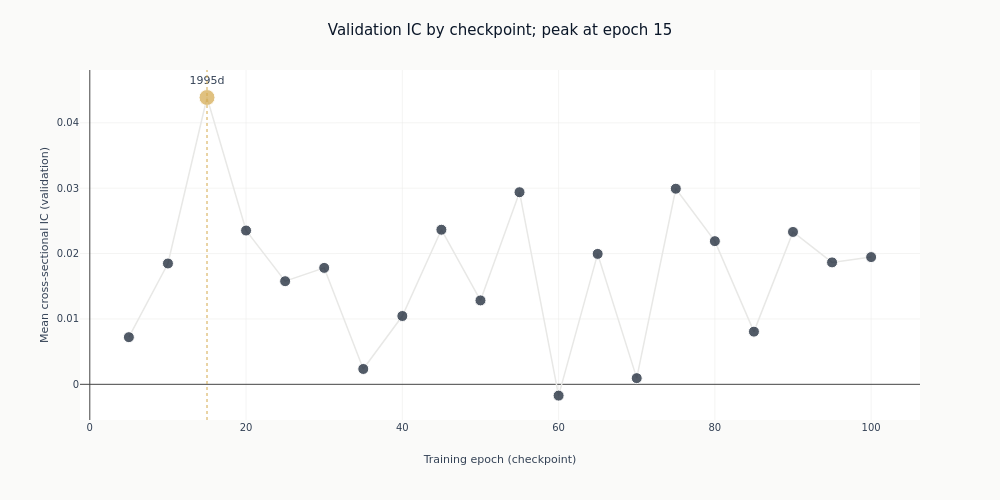

Notebook code cell kept with this figure:
### Markdown cell above
## 6. The learning curve

Validation IC at each epoch checkpoint. The peak is amber; any checkpoint left unpublished
for partial coverage is copper. A curve that rises and then falls is the model fitting and then
overfitting the validation folds; a flat one says the epoch count was never the binding choice.

### Code cell
_epochs = checkpoints["checkpoint_value"].cast(pl.Int64).to_list()
_ics = checkpoints["ic_mean_daily"].to_list()
_days = checkpoints["ic_n_days"].to_list()
_colors = [
    COLORS["amber"]
    if epoch == PEAK_EPOCH
    else (COLORS["copper"] if epoch in partial_epochs else COLORS["blue"])
    for epoch in _epochs
]
fig_lc = go.Figure(
    go.Scatter(
        x=_epochs,
        y=_ics,
        mode="lines+markers+text",
        line=dict(color=COLORS["silver_muted"], width=1.5),
        marker=dict(
            color=_colors,
            size=[16 if epoch == PEAK_EPOCH else 11 for epoch in _epochs],
            line=dict(color="white", width=1),
        ),
        text=[
            f"{days:.0f}d" if epoch == PEAK_EPOCH or days < FULL_DAYS else ""
            for epoch, days in zip(_epochs, _days, strict=True)
        ],
        textposition="top center",
        showlegend=False,
    )
)
fig_lc.add_vline(x=PEAK_EPOCH, line=dict(color=COLORS["amber"], width=1, dash="dot"))
fig_lc.update_layout(
    title=(
        f"Validation IC by checkpoint; peak at epoch {PEAK_EPOCH}"
        + (f", partial epochs {partial_epochs} excluded" if partial_epochs else "")
    ),
    height=500,
    width=1000,
    margin=dict(t=70),
    title_font=dict(size=15),
)
fig_lc.update_xaxes(title_text="Training epoch (checkpoint)")
fig_lc.update_yaxes(title_text="Mean cross-sectional IC (validation)")
fig_lc.show()

### Figure 1 — Plotly figure (JSON) as saved in the notebook; plotly's stock layout.template omitted (floating-point values rounded to 4 significant figures)
{"data": [{"line": {"color": "#e8e8e6", "width": 1.5}, "marker": {"color": ["#0a1628", "#0a1628", "#D4A84B", "#0a1628", "#0a1628", "#0a1628", "#0a1628", "#0a1628", "#0a1628", "#0a1628", "#0a1628", "#0a1628", "#0a1628", "#0a1628", "#0a1628", "#0a1628", "#0a1628", "#0a1628", "#0a1628", "#0a1628"], "line": {"color": "white", "width": 1}, "size": [11, 11, 16, 11, 11, 11, 11, 11, 11, 11, 11, 11, 11, 11, 11, 11, 11, 11, 11, 11]}, "mode": "lines+markers+text", "showlegend": false, "text": ["", "", "1995d", "", "", "", "", "", "", "", "", "", "", "", "", "", "", "", "", ""], "textposition": "top center", "type": "scatter", "x": [5, 10, 15, 20, 25, 30, 35, 40, 45, 50, 55, 60, 65, 70, 75, 80, 85, 90, 95, 100], "y": [0.007213, 0.01849, 0.04387, 0.02353, 0.01578, 0.01781, 0.002349, 0.01045, 0.02365, 0.01284, 0.02939, -0.001729, 0.01995, 0.0009472, 0.02992, 0.0219, 0.008058, 0.02331, 0.01865, 0.01946]}], "layout": {"height": 500, "margin": {"t": 70}, "shapes": [{"line": {"color": "#D4A84B", "dash": "dot", "width": 1}, "type": "line", "x0": 15, "x1": 15, "xref": "x", "y0": 0, "y1": 1, "yref": "y domain"}], "title": {"font": {"size": 15}, "text": "Validation IC by checkpoint; peak at epoch 15"}, "width": 1000, "xaxis": {"title": {"text": "Training epoch (checkpoint)"}}, "yaxis": {"title": {"text": "Mean cross-sectional IC (validation)"}}}}
